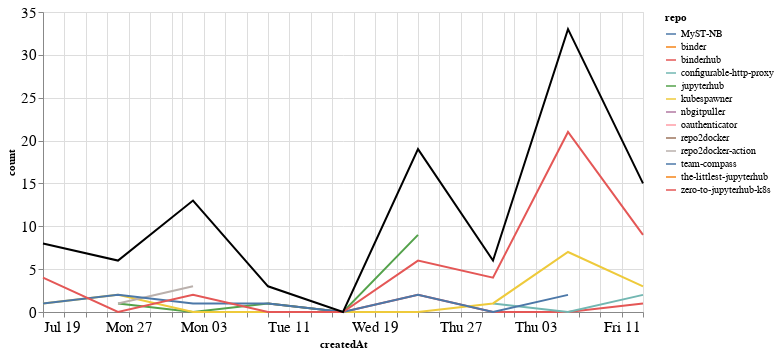

The code cell stored with this chart in its notebook:
### Markdown cell above
## Comments

### Code cell
comments_time = comments.groupby('repo').resample('W', on='createdAt').count()['author'].reset_index()
comments_time = comments_time.rename(columns={'author': 'count'})
comments_time_total = comments_time.groupby('createdAt').agg({"count": "sum"}).reset_index()
ch1 = alt.Chart(comments_time, width=600).mark_line().encode(
    x='createdAt',
    y='count',
    color='repo',
    tooltip="repo"
)

ch2 = alt.Chart(comments_time_total, width=600).mark_line(color="black").encode(
    x='createdAt',
    y='count',
)

ch1 + ch2

### Figure 1 — Vega-Lite specification as saved in the notebook (floating-point values rounded to 4 significant figures)
{"config": {"axisLeft": {"labelFontSize": 15}, "axisBottom": {"labelFontSize": 15}}, "layer": [{"data": {"name": "data-a8380611a0fc340b1bfdb6f983310030"}, "mark": "line", "encoding": {"color": {"type": "nominal", "field": "repo"}, "tooltip": {"type": "nominal", "field": "repo"}, "x": {"type": "temporal", "field": "createdAt"}, "y": {"type": "quantitative", "field": "count"}}, "width": 600}, {"data": {"name": "data-73f685b80f68a2414762c76a019021c9"}, "mark": {"type": "line", "color": "black"}, "encoding": {"x": {"type": "temporal", "field": "createdAt"}, "y": {"type": "quantitative", "field": "count"}}, "width": 600}], "$schema": "https://vega.github.io/schema/vega-lite/v4.8.1.json", "datasets": {"data-a8380611a0fc340b1bfdb6f983310030": [{"repo": "MyST-NB", "createdAt": "2020-08-02T00:00:00", "count": 2}, {"repo": "binder", "createdAt": "2020-07-19T00:00:00", "count": 2}, {"repo": "binderhub", "createdAt": "2020-08-09T00:00:00", "count": 1}, {"repo": "binderhub", "createdAt": "2020-08-16T00:00:00", "count": 0}, {"repo": "binderhub", "createdAt": "2020-08-23T00:00:00", "count": 2}, {"repo": "binderhub", "createdAt": "2020-08-30T00:00:00", "count": 0}, {"repo": "binderhub", "createdAt": "2020-09-06T00:00:00", "count": 0}, {"repo": "binderhub", "createdAt": "2020-09-13T00:00:00", "count": 1}, {"repo": "configurable-http-proxy", "createdAt": "2020-08-30T00:00:00", "count": 1}, {"repo": "configurable-http-proxy", "createdAt": "2020-09-06T00:00:00", "count": 0}, {"repo": "configurable-http-proxy", "createdAt": "2020-09-13T00:00:00", "count": 2}, {"repo": "jupyterhub", "createdAt": "2020-07-26T00:00:00", "count": 1}, {"repo": "jupyterhub", "createdAt": "2020-08-02T00:00:00", "count": 0}, {"repo": "jupyterhub", "createdAt": "2020-08-09T00:00:00", "count": 1}, {"repo": "jupyterhub", "createdAt": "2020-08-16T00:00:00", "count": 0}, {"repo": "jupyterhub", "createdAt": "2020-08-23T00:00:00", "count": 9}, {"repo": "kubespawner", "createdAt": "2020-07-19T00:00:00", "count": 1}, {"repo": "kubespawner", "createdAt": "2020-07-26T00:00:00", "count": 2}, {"repo": "kubespawner", "createdAt": "2020-08-02T00:00:00", "count": 0}, {"repo": "kubespawner", "createdAt": "2020-08-09T00:00:00", "count": 0}, {"repo": "kubespawner", "createdAt": "2020-08-16T00:00:00", "count": 0}, {"repo": "kubespawner", "createdAt": "2020-08-23T00:00:00", "count": 0}, {"repo": "kubespawner", "createdAt": "2020-08-30T00:00:00", "count": 1}, {"repo": "kubespawner", "createdAt": "2020-09-06T00:00:00", "count": 7}, {"repo": "kubespawner", "createdAt": "2020-09-13T00:00:00", "count": 3}, {"repo": "nbgitpuller", "createdAt": "2020-08-02T00:00:00", "count": 5}, {"repo": "oauthenticator", "createdAt": "2020-09-06T00:00:00", "count": 1}, {"repo": "repo2docker", "createdAt": "2020-09-06T00:00:00", "count": 1}, {"repo": "repo2docker-action", "createdAt": "2020-07-26T00:00:00", "count": 1}, {"repo": "repo2docker-action", "createdAt": "2020-08-02T00:00:00", "count": 3}, {"repo": "team-compass", "createdAt": "2020-07-19T00:00:00", "count": 1}, {"repo": "team-compass", "createdAt": "2020-07-26T00:00:00", "count": 2}, {"repo": "team-compass", "createdAt": "2020-08-02T00:00:00", "count": 1}, {"repo": "team-compass", "createdAt": "2020-08-09T00:00:00", "count": 1}, {"repo": "team-compass", "createdAt": "2020-08-16T00:00:00", "count": 0}, {"repo": "team-compass", "createdAt": "2020-08-23T00:00:00", "count": 2}, {"repo": "team-compass", "createdAt": "2020-08-30T00:00:00", "count": 0}, {"repo": "team-compass", "createdAt": "2020-09-06T00:00:00", "count": 2}, {"repo": "the-littlest-jupyterhub", "createdAt": "2020-09-06T00:00:00", "count": 1}, {"repo": "zero-to-jupyterhub-k8s", "createdAt": "2020-07-19T00:00:00", "count": 4}, {"repo": "zero-to-jupyterhub-k8s", "createdAt": "2020-07-26T00:00:00", "count": 0}, {"repo": "zero-to-jupyterhub-k8s", "createdAt": "2020-08-02T00:00:00", "count": 2}, {"repo": "zero-to-jupyterhub-k8s", "createdAt": "2020-08-09T00:00:00", "count": 0}, {"repo": "zero-to-jupyterhub-k8s", "createdAt": "2020-08-16T00:00:00", "count": 0}, {"repo": "zero-to-jupyterhub-k8s", "createdAt": "2020-08-23T00:00:00", "count": 6}, {"repo": "zero-to-jupyterhub-k8s", "createdAt": "2020-08-30T00:00:00", "count": 4}, {"repo": "zero-to-jupyterhub-k8s", "createdAt": "2020-09-06T00:00:00", "count": 21}, {"repo": "zero-to-jupyterhub-k8s", "createdAt": "2020-09-13T00:00:00", "count": 9}], "data-73f685b80f68a2414762c76a019021c9": [{"createdAt": "2020-07-19T00:00:00", "count": 8}, {"createdAt": "2020-07-26T00:00:00", "count": 6}, {"createdAt": "2020-08-02T00:00:00", "count": 13}, {"createdAt": "2020-08-09T00:00:00", "count": 3}, {"createdAt": "2020-08-16T00:00:00", "count": 0}, {"createdAt": "2020-08-23T00:00:00", "count": 19}, {"createdAt": "2020-08-30T00:00:00", "count": 6}, {"createdAt": "2020-09-06T00:00:00", "count": 33}, {"createdAt": "2020-09-13T00:00:00", "count": 15}]}}
